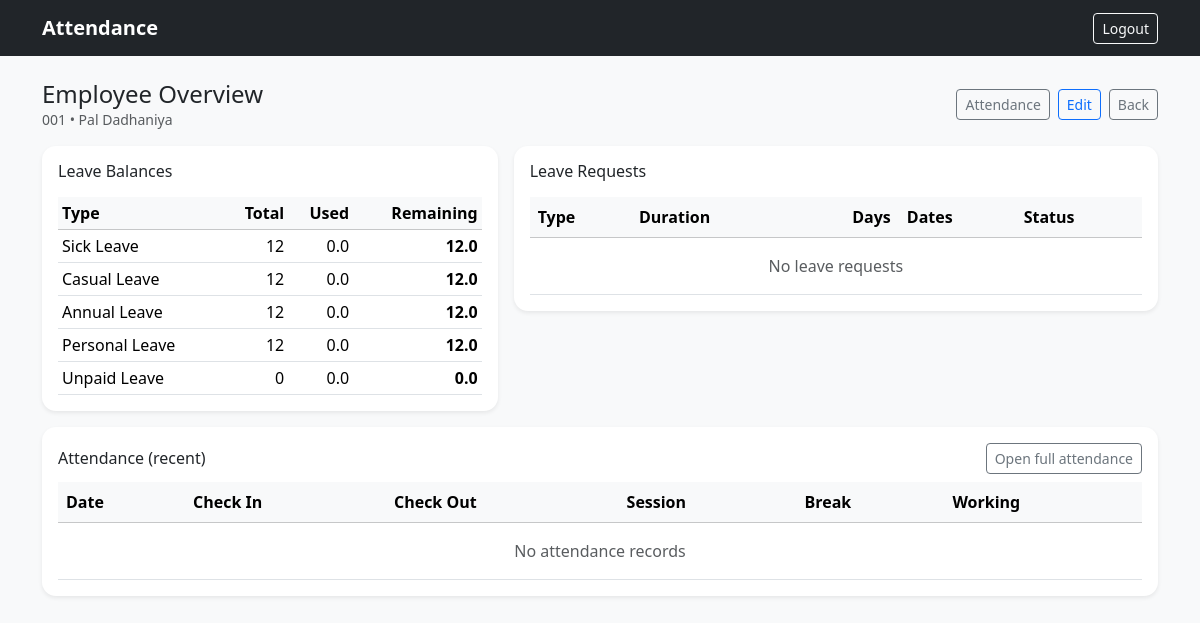
The app's page /admin-dashboard/employee/001/overview/ (signed in), older data.
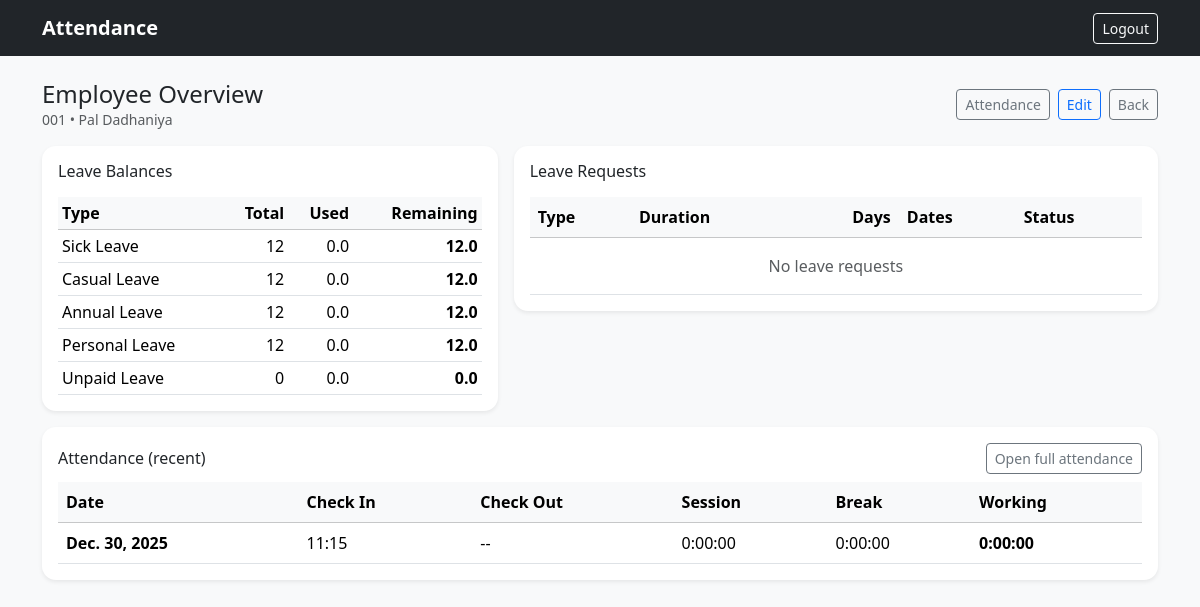
The same page, newer data.
### accounts/models.py (models this page shows, shortened)
class Employee(models.Model):
    user = models.OneToOneField(
        User,
        on_delete=models.CASCADE,
        related_name="employee_profile"
    )
    employee_id = models.CharField(max_length=20, unique=True)
    role = models.CharField(max_length=100)
    department = models.CharField(max_length=100)
    joining_date = models.DateField()
    salary = models.DecimalField(max_digits=10, decimal_places=2)
    is_active = models.BooleanField(default=True)  # ✅ REQUIRED

### attendance/models.py (models this page shows, shortened)
class LeaveBalance(models.Model):
    employee = models.ForeignKey(Employee, on_delete=models.CASCADE)
    leave_type = models.ForeignKey(LeaveType, on_delete=models.CASCADE)
    total = models.PositiveIntegerField()
    used = models.DecimalField(
        max_digits=4,
        decimal_places=1,
        default=Decimal("0.0")
    )
    class Meta:
        unique_together = ("employee", "leave_type")
    @property
    def remaining(self):
        return Decimal(self.total) - self.used

class LeaveType(models.Model):
    code = models.CharField(max_length=10, unique=True)
    name = models.CharField(max_length=50)
    is_paid = models.BooleanField(default=True)

class Attendance(models.Model):
    employee = models.ForeignKey(
        Employee,
        on_delete=models.CASCADE,
        related_name="attendances"
    )
    date = models.DateField()
    check_in = models.DateTimeField()
    check_out = models.DateTimeField(null=True, blank=True)
    class Meta:
        unique_together = ("employee", "date")
        ordering = ["-date"]
    def session_duration(self):
        if self.check_in and self.check_out:
            return self.check_out - self.check_in
        return timedelta(0)
    def session_hours_display(self):
        duration = self.session_duration()
        total_seconds = int(duration.total_seconds())
        h = total_seconds // 3600
        m = (total_seconds % 3600) // 60
        s = total_seconds % 60
        return f"{h}:{m:02d}:{s:02d}"
    def break_total_duration(self):
        total = timedelta(0)
        for br in self.breaks.all():
            if br.break_in and br.break_out:
                total += (br.break_out - br.break_in)
        return total
    def break_time_display(self):
        duration = self.break_total_duration()
        total_seconds = int(duration.total_seconds())
        h = total_seconds // 3600
        m = (total_seconds % 3600) // 60
        s = total_seconds % 60
        return f"{h}:{m:02d}:{s:02d}"
    def working_duration(self):
        working = self.session_duration() - self.break_total_duration()
        return max(working, timedelta(0))
    def working_hours_display(self):
        duration = self.working_duration()
        total_seconds = int(duration.total_seconds())
        h = total_seconds // 3600
        m = (total_seconds % 3600) // 60
        s = total_seconds % 60
        return f"{h}:{m:02d}:{s:02d}"

### attendance/views.py (the view)
@login_required
@user_passes_test(is_admin)
def admin_employee_overview(request, employee_id):
    employee = get_object_or_404(Employee, employee_id=employee_id)
    attendance_history = Attendance.objects.filter(
        employee=employee
    ).prefetch_related("breaks").order_by("-date")
    leave_balances = LeaveBalance.objects.filter(employee=employee)
    leave_requests = LeaveRequest.objects.filter(employee=employee)
    return render(
        request,
        "admin_panel/employee_overview.html",
        {
            "employee": employee,
            "attendance_history": attendance_history,
            "leave_balances": leave_balances,
            "leave_requests": leave_requests,
        },
    )

### attendance/views.py (called while the page is built)
def is_admin(user):
    return user.is_staff

### templates/admin_panel/employee_overview.html (shortened to what this page needs)
{% extends "base.html" %}
{% block content %}
<div class="d-flex flex-wrap justify-content-between align-items-center gap-2 mb-3">
  <div>
    <h1 class="h4 mb-0">Employee Overview</h1>
    <div class="text-muted small">
      {{ employee.employee_id }} • {{ employee.user.first_name }} {{ employee.user.last_name }}
    </div>
  </div>
  <div class="d-flex flex-wrap gap-2">
    <a class="btn btn-outline-secondary btn-sm" href="{% url 'admin_employee_attendance' employee.employee_id %}">Attendance</a>
    <a class="btn btn-outline-primary btn-sm" href="{% url 'admin_employee_details' employee.employee_id %}">Edit</a>
    <a class="btn btn-outline-secondary btn-sm" href="{% url 'admin_dashboard' %}">Back</a>
  </div>
</div>
<div class="row g-3">
  <div class="col-12 col-lg-5">
    <div class="card shadow-sm border-0">
      <div class="card-body">
        <h2 class="h6 mb-3">Leave Balances</h2>
        <div class="table-responsive" style="max-height: 300px; overflow-y: auto;">
          <table class="table table-sm align-middle mb-0">
            <thead class="table-light">
              <tr>
                <th>Type</th>
                <th class="text-end">Total</th>
                <th class="text-end">Used</th>
                <th class="text-end">Remaining</th>
              </tr>
            </thead>
            <tbody>
              {% for lb in leave_balances %}
                <tr>
                  <td>{{ lb.leave_type.name }}</td>
                  <td class="text-end">{{ lb.total }}</td>
                  <td class="text-end">{{ lb.used }}</td>
                  <td class="text-end fw-semibold">{{ lb.remaining }}</td>
                </tr>
              {% empty %}
                <tr><td colspan="4" class="text-muted text-center py-3">No balances</td></tr>
              {% endfor %}
            </tbody>
          </table>
        </div>
      </div>
    </div>
  </div>
  <div class="col-12 col-lg-7">
    <div class="card shadow-sm border-0">
      <div class="card-body">
        <h2 class="h6 mb-3">Leave Requests</h2>
        <div class="table-responsive" style="max-height: 300px; overflow-y: auto;">
          <table class="table table-hover align-middle mb-0">
            <thead class="table-light">
              <tr>
                <th>Type</th>
                <th>Duration</th>
                <th class="text-end">Days</th>
                <th>Dates</th>
                <th>Status</th>
              </tr>
            </thead>
            <tbody>
              {% for leave in leave_requests %}
                <tr>
                  <td>{{ leave.leave_type.name }}</td>
                  <td>{{ leave.duration_type }}</td>
                  <td class="text-end">{{ leave.total_days }}</td>
                  <td>{{ leave.start_date }} → {{ leave.end_date }}</td>
                  <td>
                    {% if leave.status == "APPROVED" %}
                      <span class="badge text-bg-success">Approved</span>
                    {% elif leave.status == "REJECTED" %}
                      <span class="badge text-bg-danger">Rejected</span>
                    {% else %}
                      <span class="badge text-bg-warning">Pending</span>
                    {% endif %}
                  </td>
                </tr>
              {% empty %}
                <tr><td colspan="5" class="text-muted text-center py-3">No leave requests</td></tr>
              {% endfor %}
            </tbody>
          </table>
        </div>
      </div>
    </div>
  </div>
  <div class="col-12">
    <div class="card shadow-sm border-0">
      <div class="card-body">
        <div class="d-flex justify-content-between align-items-center mb-2">
          <h2 class="h6 mb-0">Attendance (recent)</h2>
          <a class="btn btn-outline-secondary btn-sm" href="{% url 'admin_employee_attendance' employee.employee_id %}">Open full attendance</a>
        </div>
        <div class="table-responsive" style="max-height: 300px; overflow-y: auto;">
          <table class="table table-hover align-middle mb-0">
            <thead class="table-light">
              <tr>
                <th>Date</th>
                <th>Check In</th>
                <th>Check Out</th>
                <th>Session</th>
                <th>Break</th>
                <th>Working</th>
              </tr>
            </thead>
            <tbody>
              {% for att in attendance_history %}
                <tr>
                  <td class="fw-semibold">{{ att.date }}</td>
                  <td>{{ att.check_in|time:"H:i"|default:"--" }}</td>
                  <td>{{ att.check_out|time:"H:i"|default:"--" }}</td>
                  <td>{{ att.session_hours_display }}</td>
                  <td>{{ att.break_time_display }}</td>
                  <td class="fw-semibold">{{ att.working_hours_display }}</td>
                </tr>
              {% empty %}
                <tr><td colspan="6" class="text-muted text-center py-3">No attendance records</td></tr>
              {% endfor %}
            </tbody>
          </table>
        </div>
      </div>
    </div>
  </div>
</div>
{% endblock %}

### templates/base.html (shortened to what this page needs)
<!doctype html>
<html lang="en">
<head>
  <link href="https://cdn.jsdelivr.net/npm/bootstrap@5.3.3/dist/css/bootstrap.min.css" rel="stylesheet">
</head>
<body class="bg-light">
<nav class="navbar navbar-expand-lg navbar-dark bg-dark">
  <div class="container">
    <a class="navbar-brand fw-semibold" href="{% url 'login_redirect' %}">
      Attendance
    </a>
    <div class="collapse navbar-collapse" id="navMain">
      <div class="d-flex align-items-center gap-2">
        {% if user.is_authenticated %}
          <form method="post" action="{% url 'logout' %}" class="m-0">
            <button type="submit" class="btn btn-outline-light btn-sm">Logout</button>
          </form>
        {% endif %}
      </div>
    </div>
  </div>
</nav>
<main class="container py-4">
  {% block content %}{% endblock %}
</main>
</body>
</html>

### templates/base.html (style rules this page uses)
:root { --brand: #ff7426; }
.card { border-radius: 14px; }
.table thead th { white-space: nowrap; }

Row changes from the older to the newer data that the page shows:
added Attendance: date "Dec. 30, 2025", check_in "11:15", check_out "--", session_hours_display "0:00:00", break_time_display "0:00:00", working_hours_display "0:00:00"
Text that changed along with them:
text no longer shown: "No attendance records"
